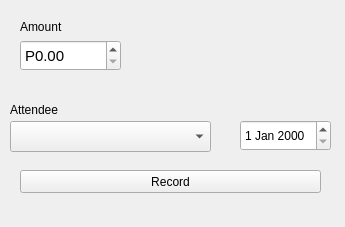
<?xml version="1.0" encoding="UTF-8"?>
<ui version="4.0">
 <class>MainWindow</class>
 <widget class="QMainWindow" name="MainWindow">
  <property name="geometry">
   <rect>
    <x>0</x>
    <y>0</y>
    <width>345</width>
    <height>227</height>
   </rect>
  </property>
  <property name="windowTitle">
   <string>MainWindow</string>
  </property>
  <widget class="QWidget" name="centralwidget">
   <widget class="QSpinBox" name="amount">
    <property name="geometry">
     <rect>
      <x>20</x>
      <y>40</y>
      <width>101</width>
      <height>31</height>
     </rect>
    </property>
    <property name="font">
     <font>
      <pointsize>11</pointsize>
     </font>
    </property>
    <property name="suffix">
     <string>.00</string>
    </property>
    <property name="prefix">
     <string>P</string>
    </property>
    <property name="maximum">
     <number>1000000000</number>
    </property>
   </widget>
   <widget class="QLabel" name="label_2">
    <property name="geometry">
     <rect>
      <x>20</x>
      <y>20</y>
      <width>47</width>
      <height>13</height>
     </rect>
    </property>
    <property name="text">
     <string>Amount</string>
    </property>
   </widget>
   <widget class="QComboBox" name="attendee">
    <property name="geometry">
     <rect>
      <x>10</x>
      <y>121</y>
      <width>201</width>
      <height>31</height>
     </rect>
    </property>
   </widget>
   <widget class="QDateEdit" name="date">
    <property name="geometry">
     <rect>
      <x>240</x>
      <y>120</y>
      <width>91</width>
      <height>31</height>
     </rect>
    </property>
   </widget>
   <widget class="QLabel" name="label_4">
    <property name="geometry">
     <rect>
      <x>10</x>
      <y>100</y>
      <width>61</width>
      <height>20</height>
     </rect>
    </property>
    <property name="text">
     <string>Attendee</string>
    </property>
   </widget>
   <widget class="QPushButton" name="pushButton">
    <property name="geometry">
     <rect>
      <x>20</x>
      <y>170</y>
      <width>301</width>
      <height>23</height>
     </rect>
    </property>
    <property name="text">
     <string>Record</string>
    </property>
    <property name="autoRepeatInterval">
     <number>100</number>
    </property>
   </widget>
  </widget>
 </widget>
 <resources/>
 <connections/>
</ui>
